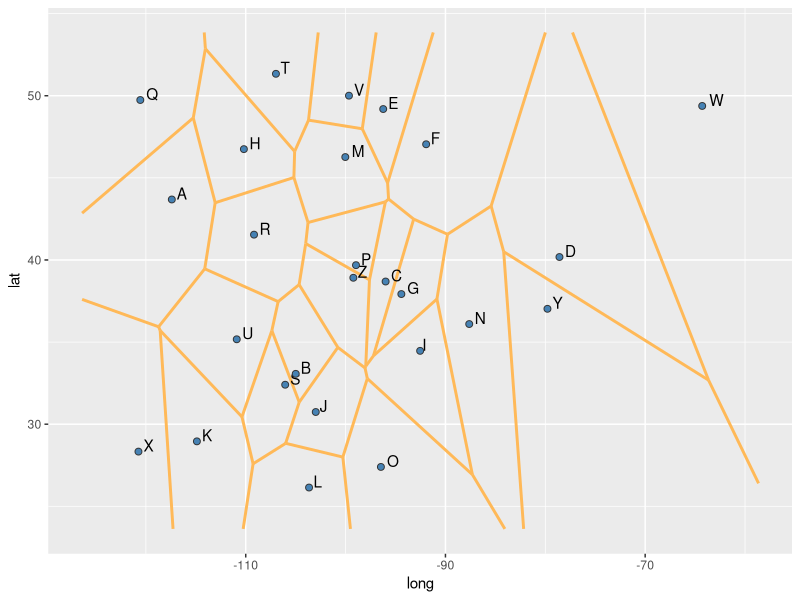

R code for this plot:
#Let's generate some fake data
set.seed(105)
long<-rnorm(26,-98,15)
lat<-rnorm(26,39,10)
df <- data.frame(lat,long,name=c(LETTERS))
library(deldir)
library(ggplot2)
#This creates the voronoi line segments
voronoi <- deldir(df$long, df$lat)
#Now we can make a plot
ggplot(data=df, aes(x=long,y=lat)) +
  
  #Plot the voronoi lines
  geom_segment(
    aes(x = x1, y = y1, xend = x2, yend = y2),
    size = 1,
    data = voronoi$dirsgs,
    # or for Delaunay lines btw pts., use: data=voronoi$delsgs
    linetype = 1,
    color= "#FFB958") +
  geom_text(aes(label=df$name),hjust=-0.5, vjust=0) +
  
  #Plot the points
  geom_point(
    fill=rgb(70,130,180,255,maxColorValue=255),
    pch=21,
    size = 2,
    color="#333333")
